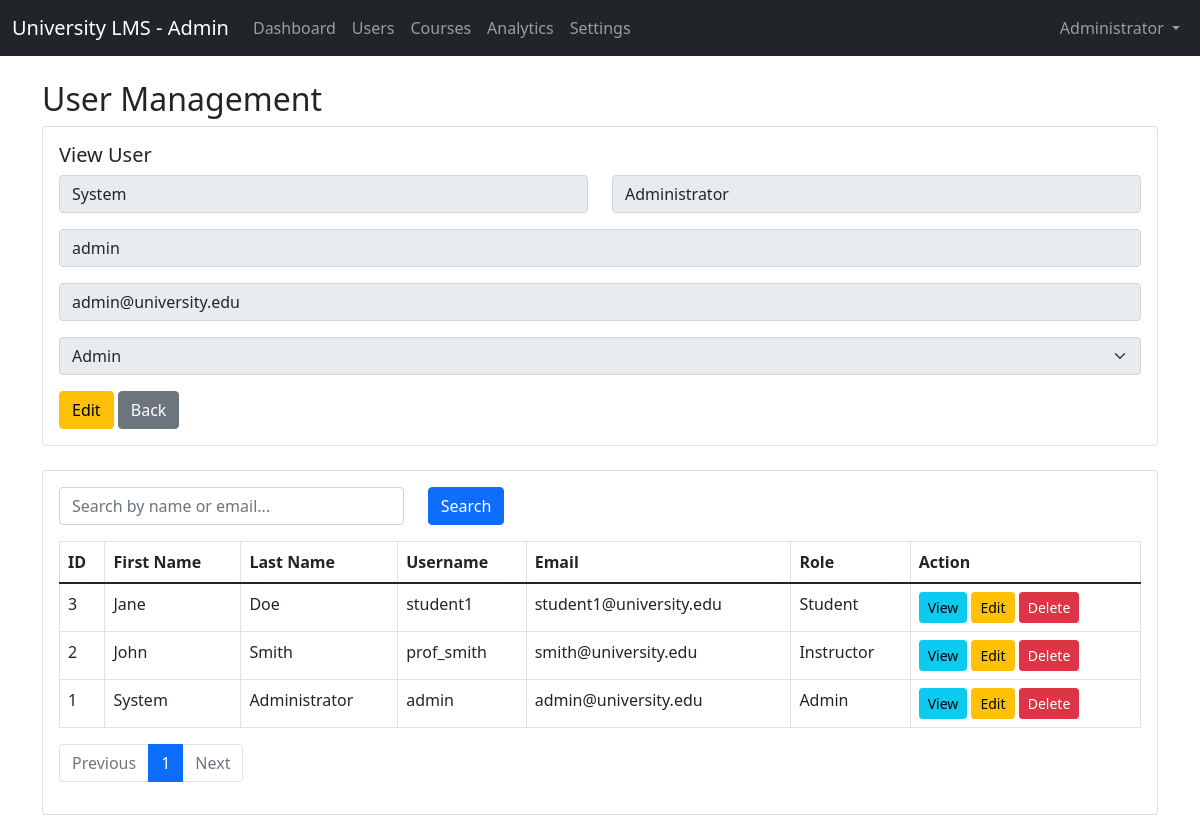
Screenshot of /admin/users.php?id=1 (signed in) with the database file from the repository.
### tables this page shows
CREATE TABLE users (
    id INT PRIMARY KEY AUTO_INCREMENT,
    username VARCHAR(50) UNIQUE NOT NULL,
    email VARCHAR(100) UNIQUE NOT NULL,
    password VARCHAR(255) NOT NULL,
    first_name VARCHAR(50) NOT NULL,
    last_name VARCHAR(50) NOT NULL,
    role ENUM('student', 'instructor', 'admin') NOT NULL,
    profile_image VARCHAR(255),
    created_at TIMESTAMP DEFAULT CURRENT_TIMESTAMP,
    updated_at TIMESTAMP DEFAULT CURRENT_TIMESTAMP ON UPDATE CURRENT_TIMESTAMP
);

### admin/users.php (the view, shortened to what this page needs)
<?php
$database = new Database();
$db = $database->getConnection();
$search = isset($_GET['search']) ? trim($_GET['search']) : '';
$page = isset($_GET['page']) ? max(1, (int)$_GET['page']) : 1;
$items_per_page = 10;
$offset = ($page - 1) * $items_per_page;
$where = '';
$params = [];
$query_count = "SELECT COUNT(*) as total FROM users $where";
$stmt = $db->prepare($query_count);
$stmt->execute($params);
$total_users = $stmt->fetch(PDO::FETCH_ASSOC)['total'];
$total_pages = ceil($total_users / $items_per_page);
$query = "SELECT * FROM users $where ORDER BY id DESC LIMIT $items_per_page OFFSET $offset";
$stmt = $db->prepare($query);
$stmt->execute($params);
$users = $stmt->fetchAll(PDO::FETCH_ASSOC);
$user = null;
if (isset($_GET['id']) || isset($_GET['edit'])) {
    $id = $_GET['id'] ?? $_GET['edit'];
    $query = "SELECT * FROM users WHERE id = :id";
    $stmt = $db->prepare($query);
    $stmt->execute(['id' => $id]);
    $user = $stmt->fetch(PDO::FETCH_ASSOC);
}
?>
<!DOCTYPE html>
<html lang="en">
<head>
    <link href="https://cdn.jsdelivr.net/npm/bootstrap@5.1.3/dist/css/bootstrap.min.css" rel="stylesheet">
</head>
<body>
    <?php include '../includes/admin_navbar.php'; ?>
    <div class="container mt-4">
        <h2>User Management</h2>
        <div class="card mb-4">
            <div class="card-body">
                <h5 class="card-title"><?php echo $user ? (isset($_GET['edit']) ? 'Edit User' : 'View User') : 'Add User'; ?></h5>
                <form method="post" action="users.php<?php echo $user ? '?edit=' . $user['id'] : ''; ?>">
                    <div class="row mb-3">
                        <div class="col">
                            <input type="text" name="first_name" class="form-control" placeholder="First Name" value="<?php echo htmlspecialchars($user['first_name'] ?? ''); ?>" required <?php echo isset($_GET['id']) ? 'readonly' : ''; ?>>
                        </div>
                        <div class="col">
                            <input type="text" name="last_name" class="form-control" placeholder="Last Name" value="<?php echo htmlspecialchars($user['last_name'] ?? ''); ?>" required <?php echo isset($_GET['id']) ? 'readonly' : ''; ?>>
                        </div>
                    </div>
                    <div class="mb-3">
                        <input type="text" name="username" class="form-control" placeholder="Username" value="<?php echo htmlspecialchars($user['username'] ?? ''); ?>" required <?php echo isset($_GET['id']) ? 'readonly' : ''; ?>>
                    </div>
                    <div class="mb-3">
                        <input type="email" name="email" class="form-control" placeholder="Email" value="<?php echo htmlspecialchars($user['email'] ?? ''); ?>" required <?php echo isset($_GET['id']) ? 'readonly' : ''; ?>>
                    </div>
                    <div class="mb-3">
                        <select name="role" class="form-select" required <?php echo isset($_GET['id']) ? 'disabled' : ''; ?>>
                            <option value="admin" <?php echo (isset($user['role']) && $user['role'] == 'admin') ? 'selected' : ''; ?>>Admin</option>
                        </select>
                    </div>
                    <?php if ($user && isset($_GET['id'])): ?>
                        <a href="users.php?edit=<?php echo $user['id']; ?>" class="btn btn-warning">Edit</a>
                    <?php endif; ?>
                    <a href="users.php" class="btn btn-secondary">Back</a>
                </form>
            </div>
        </div>
        <div class="card">
            <div class="card-body">
                <form class="row mb-3" method="get">
                    <div class="col-md-4">
                        <input type="text" name="search" class="form-control" placeholder="Search by name or email..." value="<?php echo htmlspecialchars($search); ?>">
                    </div>
                    <div class="col-md-2">
                        <button type="submit" class="btn btn-primary">Search</button>
                    </div>
                </form>
                <div class="table-responsive">
                    <table class="table table-bordered table-hover">
                        <thead>
                            <tr>
                                <th>ID</th>
                                <th>First Name</th>
                                <th>Last Name</th>
                                <th>Username</th>
                                <th>Email</th>
                                <th>Role</th>
                                <th>Action</th>
                            </tr>
                        </thead>
                        <tbody>
                            <?php foreach ($users as $u): ?>
                                <tr>
                                    <td><?php echo $u['id']; ?></td>
                                    <td><?php echo htmlspecialchars($u['first_name']); ?></td>
                                    <td><?php echo htmlspecialchars($u['last_name']); ?></td>
                                    <td><?php echo htmlspecialchars($u['username']); ?></td>
                                    <td><?php echo htmlspecialchars($u['email']); ?></td>
                                    <td><?php echo htmlspecialchars(ucfirst($u['role'])); ?></td>
                                    <td>
                                        <a href="users.php?id=<?php echo $u['id']; ?>" class="btn btn-sm btn-info">View</a>
                                        <a href="users.php?edit=<?php echo $u['id']; ?>" class="btn btn-sm btn-warning">Edit</a>
                                        <a href="users.php?delete=<?php echo $u['id']; ?>" class="btn btn-sm btn-danger" onclick="return confirm('Are you sure you want to delete this user?');">Delete</a>
                                    </td>
                                </tr>
                            <?php endforeach; ?>
                        </tbody>
                    </table>
                </div>
                <nav>
                    <ul class="pagination">
                        <li class="page-item <?php echo $page <= 1 ? 'disabled' : ''; ?>">
                            <a class="page-link" href="?page=<?php echo $page - 1; ?>&search=<?php echo urlencode($search); ?>">Previous</a>
                        </li>
                        <?php for ($i = 1; $i <= $total_pages; $i++): ?>
                            <li class="page-item <?php echo $i === $page ? 'active' : ''; ?>">
                                <a class="page-link" href="?page=<?php echo $i; ?>&search=<?php echo urlencode($search); ?>"><?php echo $i; ?></a>
                            </li>
                        <?php endfor; ?>
                        <li class="page-item <?php echo $page >= $total_pages ? 'disabled' : ''; ?>">
                            <a class="page-link" href="?page=<?php echo $page + 1; ?>&search=<?php echo urlencode($search); ?>">Next</a>
                        </li>
                    </ul>
                </nav>
            </div>
        </div>
    </div>
</body>
</html>

### rows the page displays
users: first_name "System", last_name "Administrator", username "admin", email "admin@university.edu", role "Admin", id "1"
users: id "3", first_name "Jane", last_name "Doe", username "student1", email "student1@university.edu", role "Student"
users: id "2", first_name "John", last_name "Smith", username "prof_smith", email "smith@university.edu", role "Instructor"
